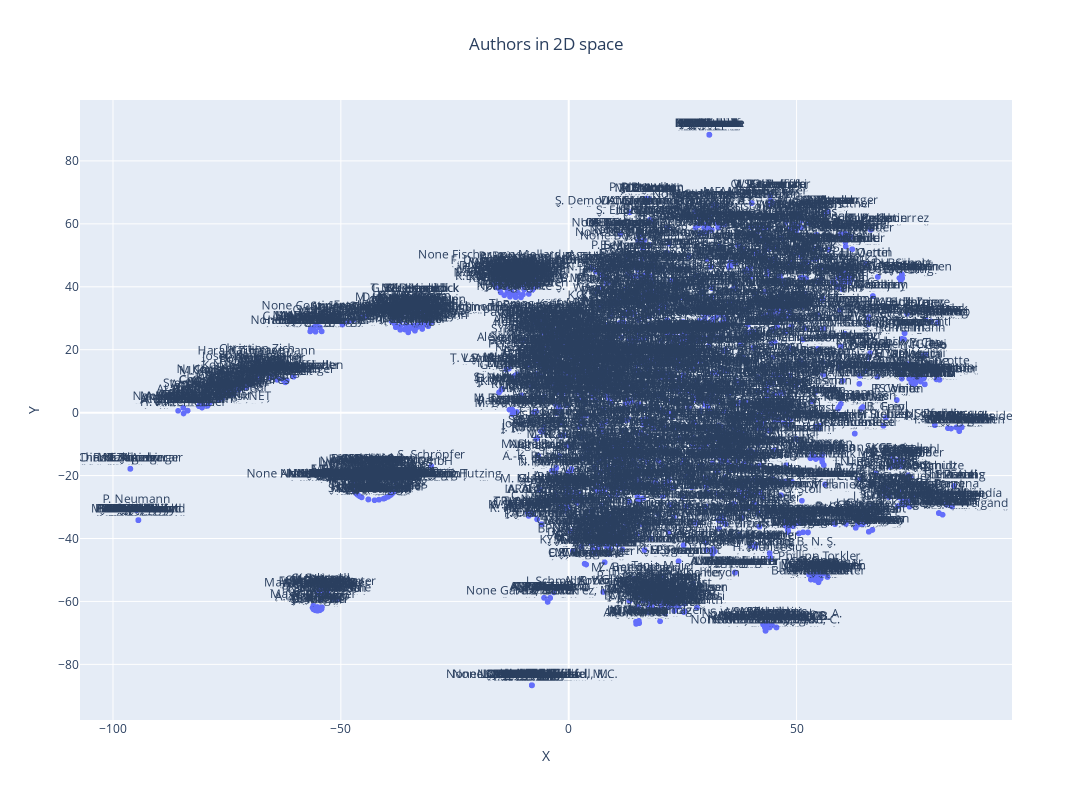

The notebook cell this image was saved under:
### Markdown cell above
**Dimensionality Reduction and Visualization:**

- TSNE reduces the dimensionality of the author embeddings to 2D for visualization.
- A scatter plot displays the authors in a 2D space, annotated with their names.

### Code cell
# Dimensionality Reduction and Visualization
tsne = TSNE(n_components=2, random_state=42)
reduced_embeddings = tsne.fit_transform(author_vectors)  # Reduce dimensions to 2D for visualization

# Create a DataFrame for Plotly
df = pd.DataFrame({
    'x': reduced_embeddings[:, 0],
    'y': reduced_embeddings[:, 1],
    'author': author_names
})

# Create an interactive scatter plot using Plotly
fig = px.scatter(df, x='x', y='y', text='author',
                 title='Authors in 2D space',
                 labels={'x': 'X', 'y': 'Y'},
                 height=800, width=1100)

# Update layout for better appearance
fig.update_traces(textposition='top center')
fig.update_layout(
    xaxis_title='X',
    yaxis_title='Y',
    title={'x': 0.5, 'xanchor': 'center'},
    hovermode='closest'
)

# Show the plot
fig.show()

### Figure 1 — Plotly figure (JSON) as saved in the notebook; plotly's stock layout.template omitted (floating-point values rounded to 4 significant figures; data arrays with more than 128 entries replaced by an {"elided": "..."} marker saying what was removed)
{"data": [{"hovertemplate": "X=%{x}<br>Y=%{y}<br>author=%{text}<extra></extra>", "legendgroup": "", "marker": {"color": "#636efa", "symbol": "circle"}, "mode": "markers+text", "name": "", "showlegend": false, "text": {"elided": "4426 str values"}, "textposition": "top center", "type": "scattergl", "x": {"elided": "4426 float values"}, "xaxis": "x", "y": {"elided": "4426 float values"}, "yaxis": "y"}], "layout": {"height": 800, "hovermode": "closest", "legend": {"tracegroupgap": 0}, "title": {"text": "Authors in 2D space", "x": 0.5, "xanchor": "center"}, "width": 1100, "xaxis": {"anchor": "y", "autorange": true, "domain": [0, 1], "range": [-107.2, 97.26], "title": {"text": "X"}, "type": "linear"}, "yaxis": {"anchor": "x", "autorange": true, "domain": [0, 1], "range": [-97.68, 99.36], "title": {"text": "Y"}, "type": "linear"}}}
